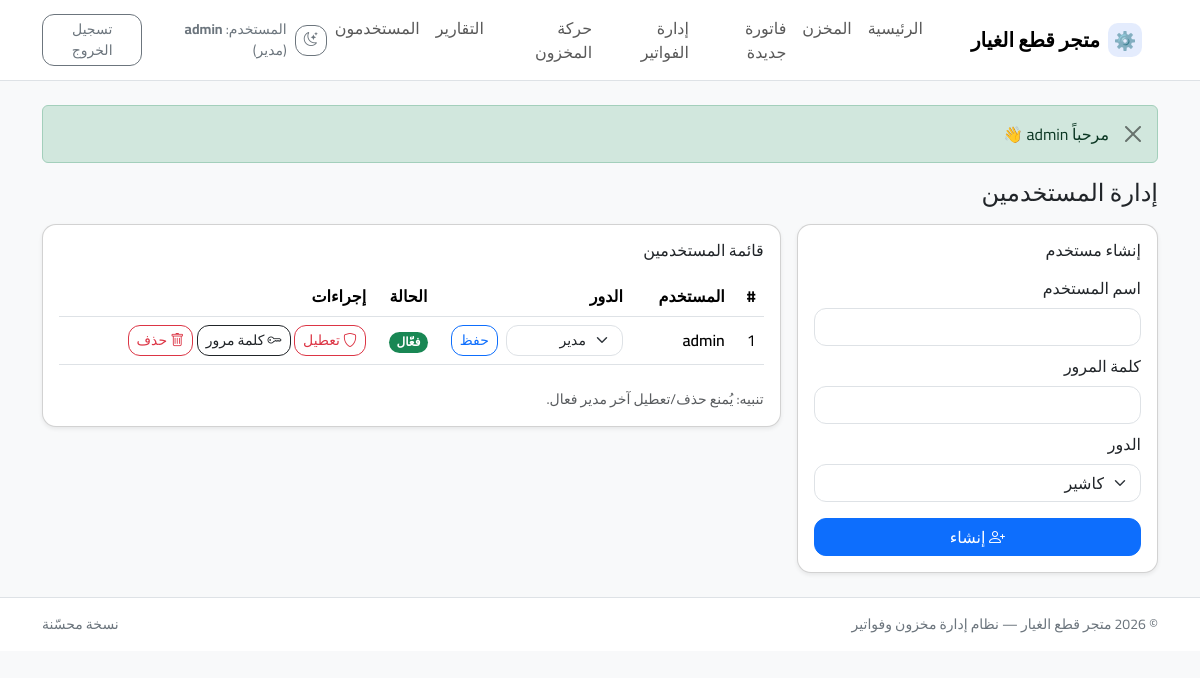
/users.php (signed in), run on the app's committed database.
### tables this page shows
CREATE TABLE users (
        id INTEGER PRIMARY KEY AUTOINCREMENT,
        username TEXT NOT NULL UNIQUE,
        password_hash TEXT NOT NULL,
        role TEXT NOT NULL DEFAULT 'كاشير',
        is_active INTEGER NOT NULL DEFAULT 1,
        created_at TEXT NOT NULL,
        updated_at TEXT NOT NULL
      );

### config.php (called while the page is built, shortened)
<?php
function h(string $s): string {
  return htmlspecialchars($s, ENT_QUOTES | ENT_SUBSTITUTE, 'UTF-8');
}
function flash_get_all(): array {
  $msgs = $_SESSION['flash'] ?? [];
  return $msgs;
}
function current_user(PDO $pdo): ?array {
  $stmt = $pdo->prepare('SELECT id, username, role, is_active FROM users WHERE id = ?');
  $stmt->execute([(int)$_SESSION['user_id']]);
  $u = $stmt->fetch(PDO::FETCH_ASSOC);
  return $u;
}

### users.php (the view, shortened to what this page needs)
<?php
require_once __DIR__ . '/config.php';
$roles = ['مدير','كاشير','مخزن'];
$users = $pdo->query("SELECT id, username, role, is_active, created_at FROM users ORDER BY id ASC")->fetchAll(PDO::FETCH_ASSOC);
include __DIR__ . '/header.php';
?>
<div class="d-flex align-items-center justify-content-between flex-wrap gap-2 mb-3">
  <h1 class="h4 m-0">إدارة المستخدمين</h1>
</div>
<div class="row g-3">
  <div class="col-12 col-lg-4">
    <div class="card shadow-sm">
      <div class="card-body">
        <h2 class="h6 mb-3">إنشاء مستخدم</h2>
        <form method="post">
          <div class="mb-2">
            <label class="form-label">اسم المستخدم</label>
            <input class="form-control" name="username" required>
          </div>
          <div class="mb-2">
            <label class="form-label">كلمة المرور</label>
            <input class="form-control" name="password" type="password" required>
          </div>
          <div class="mb-3">
            <label class="form-label">الدور</label>
            <select class="form-select" name="role">
              <option value="كاشير">كاشير</option>
            </select>
          </div>
          <button class="btn btn-primary w-100"><i class="bi bi-person-plus"></i> إنشاء</button>
        </form>
      </div>
    </div>
  </div>
  <div class="col-12 col-lg-8">
    <div class="card shadow-sm">
      <div class="card-body">
        <h2 class="h6 mb-3">قائمة المستخدمين</h2>
        <?php if ($users): ?>
          <div class="table-responsive">
            <table class="table align-middle">
              <thead>
                <tr>
                  <th>#</th>
                  <th>المستخدم</th>
                  <th>الدور</th>
                  <th class="text-center">الحالة</th>
                  <th class="text-end">إجراءات</th>
                </tr>
              </thead>
              <tbody>
                <?php foreach ($users as $u):
                  $active = (int)$u['is_active'] === 1;
                  $badge = $active ? 'success' : 'danger';
                ?>
                <tr class=\"<?= $active ? '' : 'row-disabled'; ?>\">
                  <td><?= (int)$u['id']; ?></td>
                  <td class="fw-semibold"><?= h((string)$u['username']); ?></td>
                  <td>
                    <form method="post" class="d-flex gap-2 align-items-center">
                      <select class="form-select form-select-sm" name="role" style="max-width:150px">
                        <?php foreach ($roles as $r): ?>
                          <option value="<?= h($r); ?>" <?= ((string)$u['role']===$r)?'selected':''; ?>><?= h($r); ?></option>
                        <?php endforeach; ?>
                      </select>
                      <button class="btn btn-sm btn-outline-primary">حفظ</button>
                    </form>
                  </td>
                  <td class="text-center"><span class="badge text-bg-<?= h($badge); ?>"><?= $active ? 'فعّال' : 'موقوف'; ?></span></td>
                  <td class="text-end">
                    <form method="post" class="d-inline" onsubmit="return confirm('تأكيد تغيير الحالة؟');">
                      <button class="btn btn-sm <?= $active ? 'btn-outline-danger' : 'btn-outline-success'; ?>"><i class="bi bi-shield"></i> <?= $active ? 'تعطيل' : 'تفعيل'; ?></button>
                    </form>
                    <button class="btn btn-sm btn-outline-dark" type="button" data-bs-toggle="modal" data-bs-target="#reset<?= (int)$u['id']; ?>">
                      <i class="bi bi-key"></i> كلمة مرور
                    </button>
                    <form method="post" class="d-inline" onsubmit="return confirm('تأكيد حذف المستخدم؟');">
                      <button class="btn btn-sm btn-outline-danger"><i class="bi bi-trash"></i> حذف</button>
                    </form>
                  </td>
                </tr>
                <?php endforeach; ?>
              </tbody>
            </table>
          </div>
        <?php else: ?>
          <div class="text-secondary">لا يوجد مستخدمون.</div>
        <?php endif; ?>
        <div class="form-text mt-2">تنبيه: يُمنع حذف/تعطيل آخر مدير فعال.</div>
      </div>
    </div>
  </div>
</div>
<?php include __DIR__ . '/footer.php'; ?>

### header.php (shortened to what this page needs)
<?php
require_once __DIR__ . '/config.php';
$user = current_user($pdo);
?>
<!doctype html>
<html lang="ar" dir="rtl" data-bs-theme="light">
<head>
  <link href="https://cdn.jsdelivr.net/npm/bootstrap@5.3.3/dist/css/bootstrap.min.css" rel="stylesheet">
  <link rel="stylesheet" href="https://cdn.jsdelivr.net/npm/bootstrap-icons@1.11.3/font/bootstrap-icons.min.css">
  <link rel="stylesheet" href="assets/styles.css">
</head>
<body class="bg-body-tertiary">
<nav class="navbar navbar-expand-lg bg-body border-bottom sticky-top">
  <div class="container">
    <a class="navbar-brand fw-bold d-flex align-items-center gap-2" href="index.php">
      <span class="brand-mark">⚙️</span>
      <span><?= h(STORE_NAME); ?></span>
    </a>
    <div class="collapse navbar-collapse" id="nav">
      <?php if ($user): ?>
      <ul class="navbar-nav me-auto mb-2 mb-lg-0">
        <li class="nav-item"><a class="nav-link" href="index.php">الرئيسية</a></li>
        <?php if (in_array($user['role'], ['مدير','مخزن'], true)): ?>
          <li class="nav-item">
            <a class="nav-link" href="products.php">
              المخزن
            </a>
          </li>
        <?php endif; ?>
        <?php if (in_array($user['role'], ['مدير','كاشير'], true)): ?>
          <li class="nav-item"><a class="nav-link" href="sales.php">فاتورة جديدة</a></li>
          <li class="nav-item"><a class="nav-link" href="invoices.php">إدارة الفواتير</a></li>
        <?php endif; ?>
        <?php if (in_array($user['role'], ['مدير','مخزن'], true)): ?>
          <li class="nav-item"><a class="nav-link" href="movements.php">حركة المخزون</a></li>
        <?php endif; ?>
        <?php if (in_array($user['role'], ['مدير'], true)): ?>
          <li class="nav-item"><a class="nav-link" href="reports.php">التقارير</a></li>
          <li class="nav-item"><a class="nav-link" href="users.php">المستخدمون</a></li>
        <?php endif; ?>
      </ul>
      <?php endif; ?>
      <div class="d-flex align-items-center gap-2 ms-auto">
        <button class="btn btn-outline-secondary btn-sm" id="themeToggle" type="button" title="وضع مظلم/فاتح">
          <i class="bi bi-moon-stars"></i>
        </button>
        <?php if ($user): ?>
          <span class="text-secondary small d-none d-lg-inline">
            المستخدم: <strong><?= h($user['username']); ?></strong> (<?= h($user['role']); ?>)
          </span>
          <a class="btn btn-outline-secondary btn-sm" href="logout.php">تسجيل الخروج</a>
        <?php else: ?>
          <a class="btn btn-outline-primary btn-sm" href="login.php">تسجيل الدخول</a>
        <?php endif; ?>
      </div>
    </div>
  </div>
</nav>
<main class="container py-4">
<?php foreach (flash_get_all() as $f): ?>
  <div class="alert alert-<?= h($f['type']); ?> alert-dismissible fade show" role="alert">
    <?= h($f['msg']); ?>
    <button type="button" class="btn-close" data-bs-dismiss="alert"></button>
  </div>
<?php endforeach; ?>

### assets/styles.css (style rules this page uses)
:root { --brand: #2563EB; --brand-2: #16A34A; --radius: 14px; }
html, body { font-family: "Cairo", system-ui, -apple-system, "Segoe UI", Tahoma, Arial, sans-serif; }
.table th, .table td { vertical-align: middle; }
.navbar .navbar-brand .brand-mark { display: inline-flex; align-items: center; justify-content: center; width: 34px; height: 34px; border-radius: 10px; background: rgba(37,99,235,0.12); color: var(--brand); font-size: 18px; }
.card { border-radius: var(--radius); }
.btn { border-radius: 12px; }
.form-control, .form-select { border-radius: 12px; }
.badge { border-radius: 999px; }

### data on the page
users: username "admin", role "مدير", id "1", is_active "فعّال"

### other printed values
STORE_NAME "متجر قطع الغيار"
$f['msg'] "مرحباً admin 👋"
form field role "مدير"
